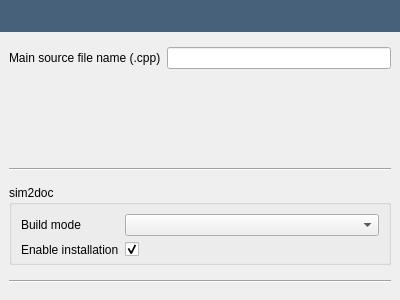
<?xml version="1.0" encoding="UTF-8"?>
<ui version="4.0">
 <class>CMakeConfigPage</class>
 <widget class="QWizardPage" name="CMakeConfigPage">
  <property name="geometry">
   <rect>
    <x>0</x>
    <y>0</y>
    <width>400</width>
    <height>300</height>
   </rect>
  </property>
  <property name="windowTitle">
   <string notr="true">WizardPage</string>
  </property>
  <property name="title">
   <string notr="true"/>
  </property>
  <layout class="QVBoxLayout" name="verticalLayout">
   <property name="leftMargin">
    <number>0</number>
   </property>
   <property name="topMargin">
    <number>0</number>
   </property>
   <property name="rightMargin">
    <number>0</number>
   </property>
   <property name="bottomMargin">
    <number>0</number>
   </property>
   <item>
    <widget class="QFrame" name="MessageFrame">
     <property name="sizePolicy">
      <sizepolicy hsizetype="Preferred" vsizetype="Maximum">
       <horstretch>0</horstretch>
       <verstretch>0</verstretch>
      </sizepolicy>
     </property>
     <property name="styleSheet">
      <string notr="true">background-color: rgb(71,97,123);</string>
     </property>
     <property name="frameShape">
      <enum>QFrame::Panel</enum>
     </property>
     <property name="frameShadow">
      <enum>QFrame::Sunken</enum>
     </property>
     <property name="lineWidth">
      <number>0</number>
     </property>
     <layout class="QHBoxLayout" name="horizontalLayout_3" stretch="0">
      <property name="spacing">
       <number>5</number>
      </property>
      <property name="leftMargin">
       <number>12</number>
      </property>
      <item>
       <layout class="QHBoxLayout" name="horizontalLayout_2">
        <item>
         <widget class="QLabel" name="MessageLabel">
          <property name="styleSheet">
           <string notr="true">color: rgb(255, 255, 255);
font : bold;
</string>
          </property>
          <property name="text">
           <string notr="true"/>
          </property>
         </widget>
        </item>
       </layout>
      </item>
     </layout>
    </widget>
   </item>
   <item>
    <layout class="QVBoxLayout" name="verticalLayout_3">
     <property name="leftMargin">
      <number>9</number>
     </property>
     <property name="topMargin">
      <number>9</number>
     </property>
     <property name="rightMargin">
      <number>9</number>
     </property>
     <property name="bottomMargin">
      <number>9</number>
     </property>
     <item>
      <layout class="QFormLayout" name="formLayout_6">
       <property name="fieldGrowthPolicy">
        <enum>QFormLayout::AllNonFixedFieldsGrow</enum>
       </property>
       <item row="0" column="0">
        <widget class="QLabel" name="label_14">
         <property name="text">
          <string>Main source file name (.cpp)</string>
         </property>
        </widget>
       </item>
       <item row="0" column="1">
        <widget class="QLineEdit" name="RootFilenameEdit">
         <property name="text">
          <string notr="true"/>
         </property>
         <property name="placeholderText">
          <string notr="true"/>
         </property>
        </widget>
       </item>
      </layout>
     </item>
     <item>
      <widget class="QWidget" name="Sim2docWidget" native="true">
       <layout class="QVBoxLayout" name="verticalLayout_5">
        <property name="spacing">
         <number>6</number>
        </property>
        <property name="leftMargin">
         <number>0</number>
        </property>
        <property name="topMargin">
         <number>0</number>
        </property>
        <property name="rightMargin">
         <number>0</number>
        </property>
        <property name="bottomMargin">
         <number>0</number>
        </property>
        <item>
         <widget class="Line" name="Sim2doc_line">
          <property name="minimumSize">
           <size>
            <width>0</width>
            <height>20</height>
           </size>
          </property>
          <property name="orientation">
           <enum>Qt::Horizontal</enum>
          </property>
         </widget>
        </item>
        <item>
         <widget class="QGroupBox" name="Sim2docGroupBox">
          <property name="title">
           <string notr="true">sim2doc</string>
          </property>
          <layout class="QFormLayout" name="formLayout">
           <property name="verticalSpacing">
            <number>6</number>
           </property>
           <property name="leftMargin">
            <number>9</number>
           </property>
           <property name="topMargin">
            <number>9</number>
           </property>
           <property name="rightMargin">
            <number>9</number>
           </property>
           <property name="bottomMargin">
            <number>0</number>
           </property>
           <item row="0" column="0">
            <widget class="QLabel" name="Sim2doc_label">
             <property name="text">
              <string>Build mode</string>
             </property>
            </widget>
           </item>
           <item row="0" column="1">
            <widget class="QComboBox" name="Sim2docComboBox"/>
           </item>
           <item row="1" column="0">
            <widget class="QLabel" name="enableBuildOfDocumentationUsingSim2docLabel">
             <property name="text">
              <string>Enable installation</string>
             </property>
            </widget>
           </item>
           <item row="1" column="1">
            <widget class="QCheckBox" name="Sim2docCheckBox">
             <property name="text">
              <string/>
             </property>
             <property name="checked">
              <bool>true</bool>
             </property>
            </widget>
           </item>
          </layout>
         </widget>
        </item>
       </layout>
      </widget>
     </item>
     <item>
      <widget class="Line" name="line">
       <property name="minimumSize">
        <size>
         <width>0</width>
         <height>20</height>
        </size>
       </property>
       <property name="orientation">
        <enum>Qt::Horizontal</enum>
       </property>
      </widget>
     </item>
    </layout>
   </item>
  </layout>
 </widget>
 <resources/>
 <connections/>
</ui>
